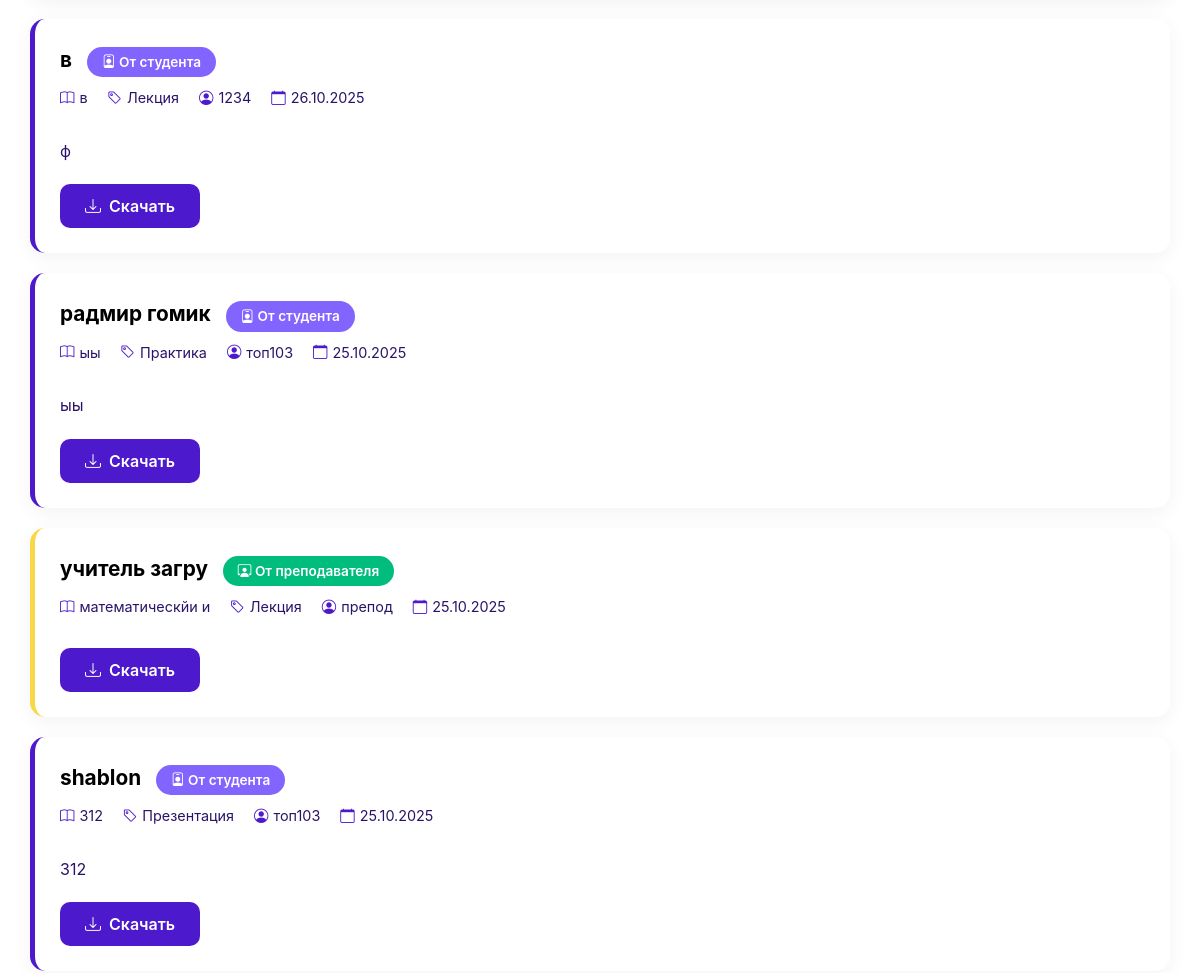
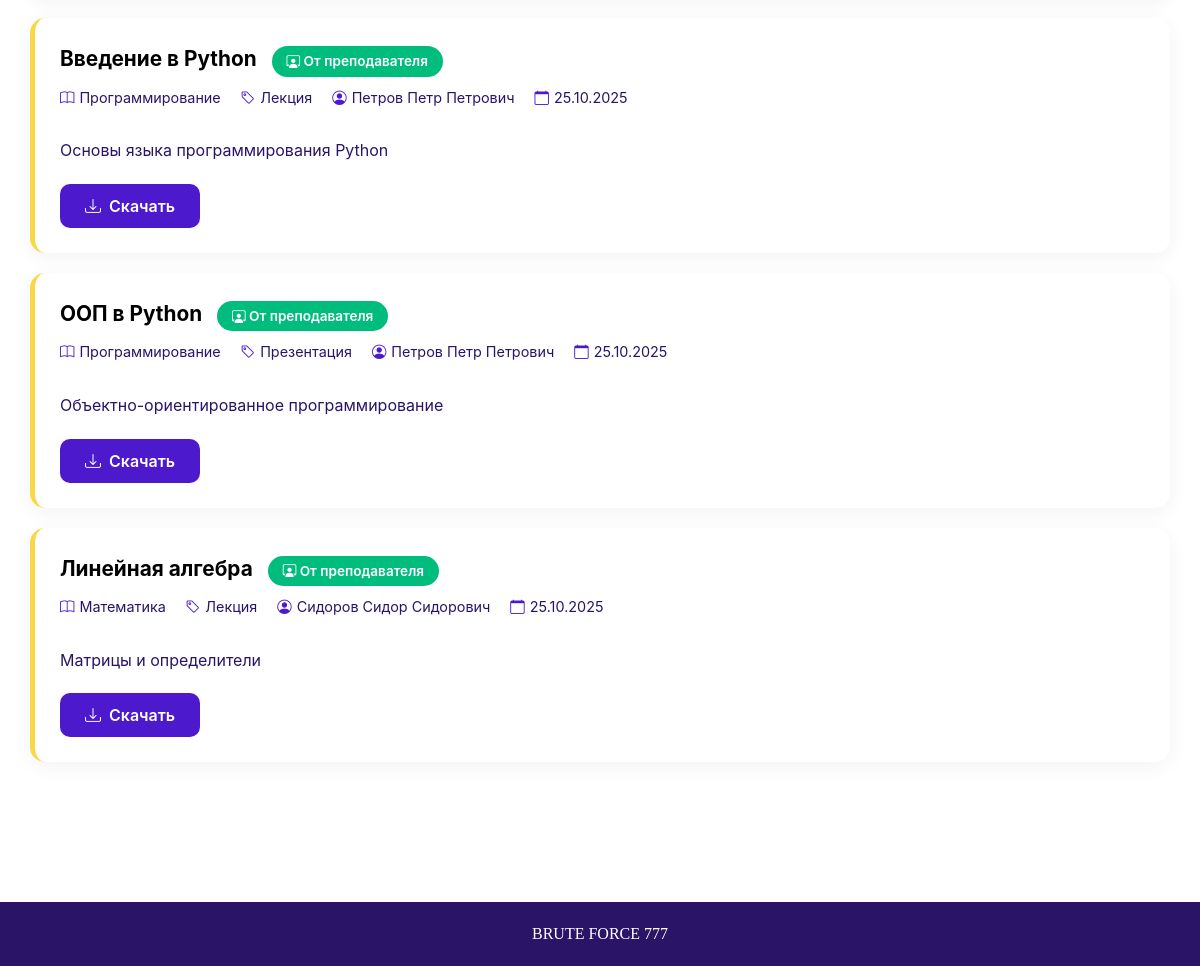
/student/materials (signed in, lower part), run on an earlier commit of the app's database (2 pictures, top to bottom).
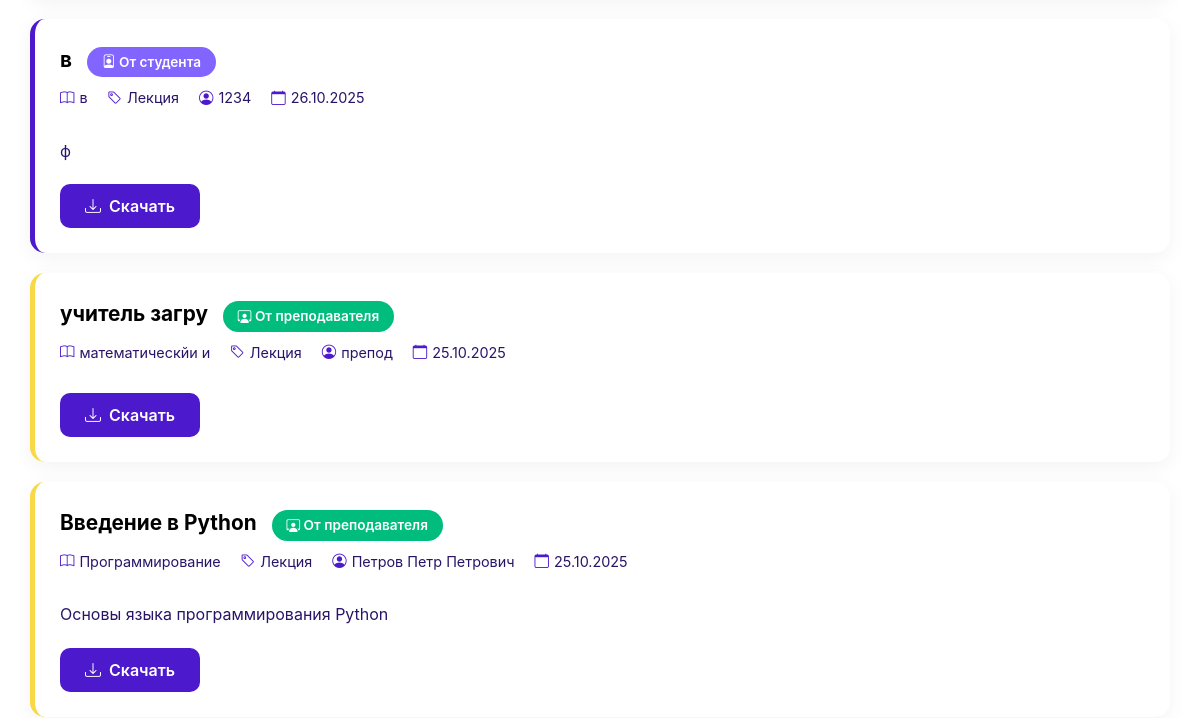
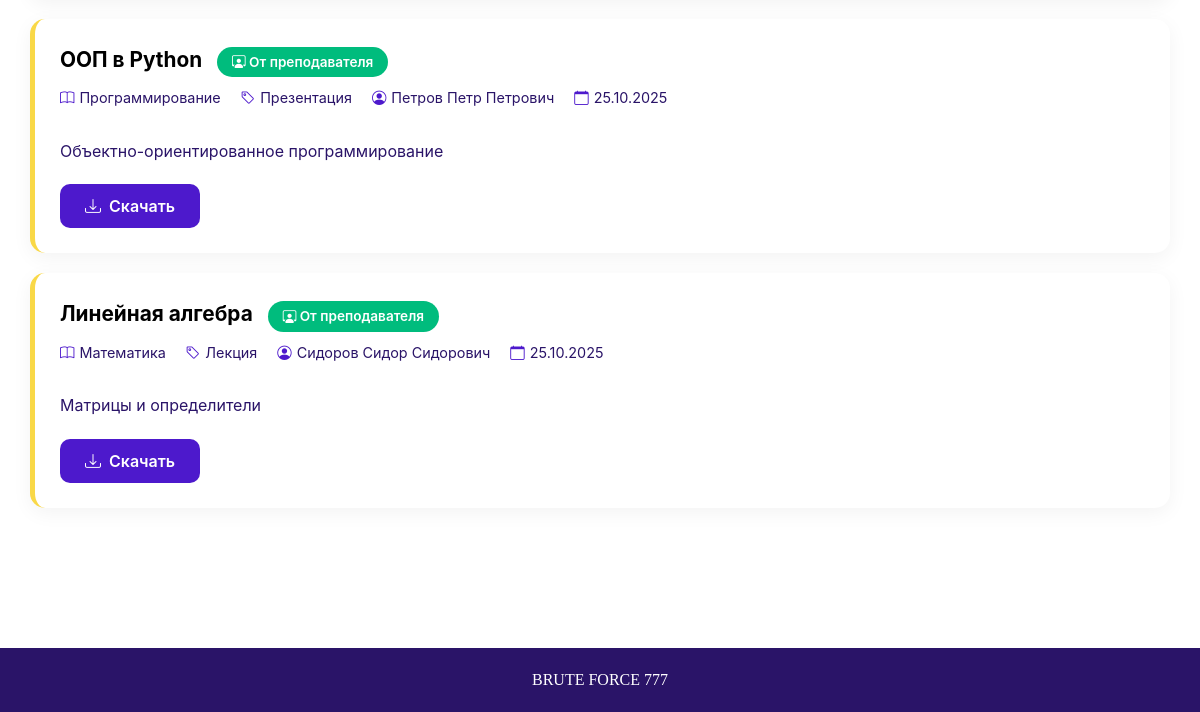
And on a later commit of the database (2 pictures, top to bottom).
### data/materials.py (models this page shows, shortened)
class Material(SqlAlchemyBase):
    __tablename__ = 'materials'
    id = sqlalchemy.Column(sqlalchemy.Integer, primary_key=True, autoincrement=True)
    group_name = sqlalchemy.Column(sqlalchemy.String, nullable=False)
    subject = sqlalchemy.Column(sqlalchemy.String, nullable=False)
    title = sqlalchemy.Column(sqlalchemy.String, nullable=False)
    description = sqlalchemy.Column(sqlalchemy.Text, nullable=True)
    file_path = sqlalchemy.Column(sqlalchemy.String, nullable=False)
    file_type = sqlalchemy.Column(sqlalchemy.String, nullable=False)
    teacher_name = sqlalchemy.Column(sqlalchemy.String, nullable=False)
    upload_date = sqlalchemy.Column(sqlalchemy.DateTime, default=sqlalchemy.func.now())
    uploaded_by_role = sqlalchemy.Column(sqlalchemy.String, default='teacher')

### app.py (the view)
@app.route('/student/materials')
@login_required_custom
def student_materials():
    if session.get('role') != 'student':
        return redirect(url_for('index'))
    current_group = session.get('group')
    db_sess = db_session.create_session()
    materials = db_sess.query(Material).filter(
        Material.group_name == current_group
    ).order_by(Material.upload_date.desc()).all()
    subjects = db_sess.query(Material.subject).filter(
        Material.group_name == current_group
    ).distinct().all()
    subjects = [s[0] for s in subjects]
    db_sess.close()
    success = request.args.get('success')
    error = request.args.get('error')
    return render_template('student_materials.html',
                           materials=materials,
                           subjects=subjects,
                           success=success,
                           error=error)

### app.py (called while the page is built)
def login_required_custom(f):
    @wraps(f)
    def decorated_function(*args, **kwargs):
        if 'user_id' not in session:
            return redirect(url_for('login'))
        return f(*args, **kwargs)
    return decorated_function

### data/db_session.py (called while the page is built)
def create_session() -> Session:
    global __factory
    return __factory()

### templates/student_materials.html (shortened to what this page needs)
{% extends "base.html" %} {% block title %}Материалы{% endblock %}  {% block content %}
<div class="container materials-container">
    <div id="materialsContainer">
        {% if materials %} {% for material in materials %}
        <div class="material-card {% if material.uploaded_by_role == 'teacher' %}from-teacher{% endif %}" data-subject="{{ material.subject }}" data-type="{{ material.file_type }}">
            <div class="material-header">
                <div>
                    <div class="material-title">
                        {{ material.title }} {% if material.uploaded_by_role == 'teacher' %}
                        <span class="material-badge badge-teacher">
                                    <i class="bi bi-person-workspace"></i> От преподавателя
                                </span> {% else %}
                        <span class="material-badge badge-student">
                                    <i class="bi bi-person-badge"></i> От студента
                                </span> {% endif %}
                    </div>
                    <div class="material-meta">
                        <span class="meta-item">
                                <i class="bi bi-book"></i> {{ material.subject }}
                            </span>
                        <span class="meta-item">
                                <i class="bi bi-tag"></i> {{ material.file_type }}
                            </span>
                        <span class="meta-item">
                                <i class="bi bi-person-circle"></i> {{ material.teacher_name }}
                            </span>
                        <span class="meta-item">
                                <i class="bi bi-calendar"></i> {{ material.upload_date.strftime('%d.%m.%Y') }}
                            </span>
                    </div>
                </div>
            </div>
            {% if material.description %}
            <div class="material-description">
                {{ material.description }}
            </div>
            {% endif %}
            <a href="/download/material/{{ material.id }}" class="btn-download">
                <i class="bi bi-download"></i> Скачать
            </a>
        </div>
        {% endfor %} {% else %}
        <div class="empty-state">
            <i class="bi bi-inbox"></i>
            <h3>Материалов пока нет</h3>
            <p>Преподаватели ещё не загрузили материалы для вашей группы</p>
        </div>
        {% endif %}
    </div>
</div>
{% endblock %}

What changed in the data, as far as the page shows it:
removed Material: title "радмир гомик", uploaded_by_role "student" (drawn), subject "ыы", file_type "Практика", teacher_name "топ103", upload_date "25.10.2025", description "ыы"
removed Material: title "shablon", uploaded_by_role "student" (drawn), subject "312", file_type "Презентация", teacher_name "топ103", upload_date "25.10.2025", description "312"
